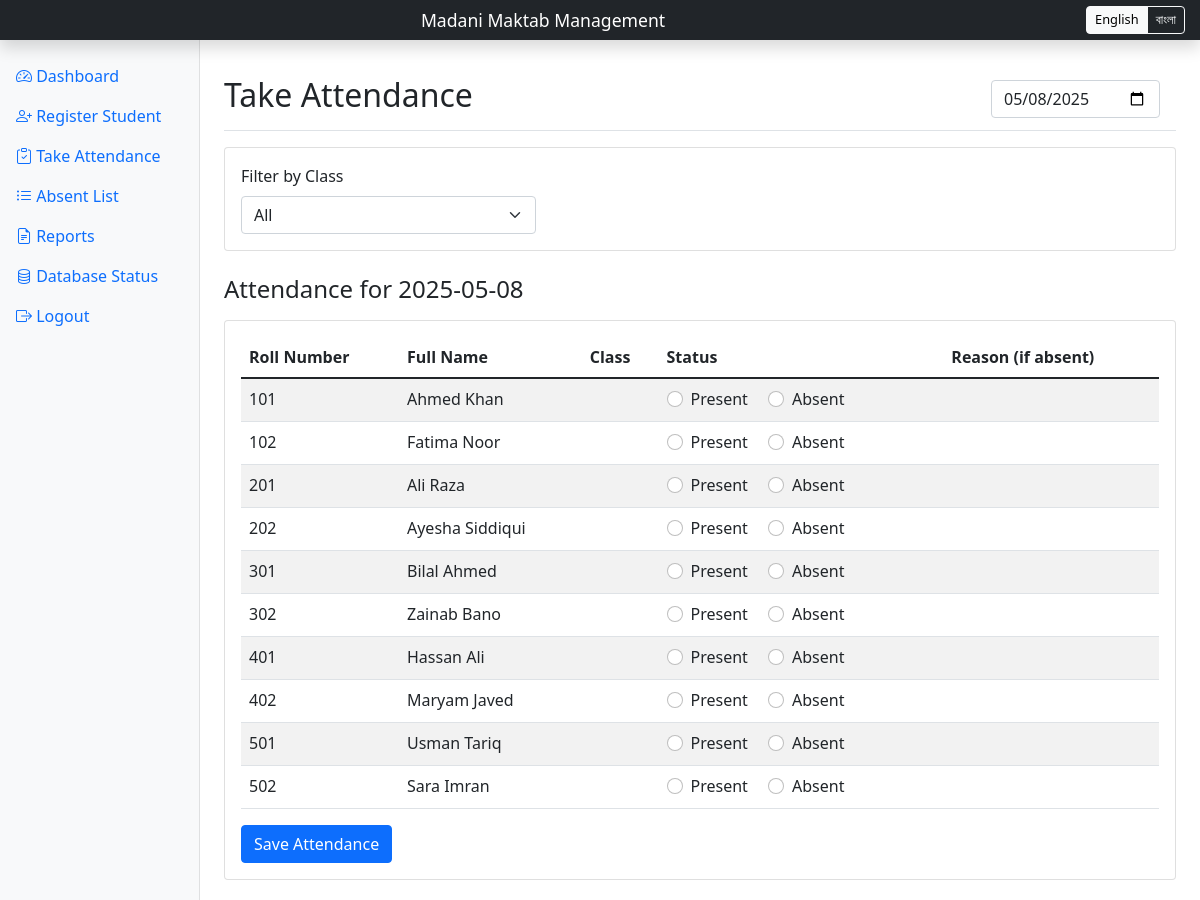
Page /attendance (signed in) on the committed database.
### main.py (models this page shows)
class Student(db.Model):
    id = db.Column(db.Integer, primary_key=True)
    name = db.Column(db.String(100), nullable=False)
    roll_number = db.Column(db.String(20), unique=True, nullable=False)
    class_id = db.Column(db.Integer, db.ForeignKey('class.id'), nullable=False)
    phone = db.Column(db.String(15), nullable=True)
    email = db.Column(db.String(100), nullable=True)
    attendance = db.relationship('Attendance', backref='student', lazy=True)
    class_relation = db.relationship('Class', backref='students', lazy=True)  # Define the relationship

### main.py (the view, shortened to what this page needs)
@app.route('/attendance', methods=['GET', 'POST'])
@login_required
def attendance():
    selected_date = request.args.get('date', str(date.today()))
    print(f"\n--- Attendance for date: {selected_date} ---")
    copy_previous_attendance(selected_date)
    filter_class = request.args.get('filter_class', '')
    query = Student.query
    if filter_class:
        query = query.join(Class).filter(Class.id == filter_class)
    query = query.order_by(Student.roll_number.asc())
    class_names = [c[0] for c in db.session.query(Class.name).distinct().all()]
    class_names.sort(key=get_class_number)
    students = query.all()
    attendance_today = {a.student_id: a for a in Attendance.query.filter_by(date=selected_date).all()}
    missing = len(students) - len([s for s in students if s.id in attendance_today])
    print(f"Students in view: {len(students)}, With attendance records: {len(students) - missing}, Missing records: {missing}")
    return render_template('attendance.html',
                         students=students,
                         attendance_today=attendance_today,
                         selected_date=selected_date,
                         class_names=class_names,
                         filter_class=filter_class)

### main.py (called while the page is built, shortened)
@login_manager.user_loader
def load_user(user_id):
    return User.query.get(int(user_id))

def get_class_number(class_name):
    match = re.search(r'(\d+)', class_name)
    if match:
        return int(match.group(1))
    return 0

def copy_previous_attendance(current_date):
    prev_date_record = db.session.query(Attendance.date).filter(Attendance.date < current_date).order_by(Attendance.date.desc()).first()
    if not prev_date_record:
        return  # No previous records, nothing to copy

@app.context_processor
def inject_translations():
    lang = session.get('lang', 'en')
    return {'_': translations[lang]}

### templates/attendance.html (shortened to what this page needs)
{% extends "base.html" %}
{% block content %}
<div class="d-flex justify-content-between flex-wrap flex-md-nowrap align-items-center pt-3 pb-2 mb-3 border-bottom">
    <h1 class="h2">{{ _['take_attendance'] }}</h1>
    <div class="btn-toolbar mb-2 mb-md-0">
        <div class="btn-group me-2">
            <form method="GET" class="d-flex">
                <input type="date" class="form-control me-2" name="date" value="{{ selected_date }}" onchange="this.form.submit()">
            </form>
        </div>
    </div>
</div>
<div class="card mb-4">
    <div class="card-body">
        <form method="GET" class="row g-3">
            <div class="col-md-4">
                <label for="filter_class" class="form-label">{{ _['filter_by'] }} {{ _['class'] }}</label>
                <select class="form-select" id="filter_class" name="filter_class" onchange="this.form.submit()">
                    <option value="">{{ _['all'] }}</option>
                </select>
            </div>
        </form>
    </div>
</div>
<h4 class="mb-3">{{ _['attendance_for'] }} {{ selected_date }}</h4>
<form method="POST">
    <div class="card">
        <div class="card-body">
            <div class="table-responsive">
                <table class="table table-striped">
            <thead>
                <tr>
                            <th>{{ _['roll_number'] }}</th>
                            <th>{{ _['full_name'] }}</th>
                            <th>{{ _['class'] }}</th>
                            <th>{{ _['status'] }}</th>
                            <th>{{ _['reason_if_absent'] }}</th>
                </tr>
            </thead>
            <tbody>
                {% for student in students %}
                <tr>
                            <td>{{ student.roll_number }}</td>
                    <td>{{ student.name }}</td>
                            <td>{{ student.class_name }}</td>
                    <td>
                        <div class="form-check form-check-inline">
                                    <input class="form-check-input" type="radio" name="status_{{ student.id }}" id="present_{{ student.id }}" value="Present"  onclick="hideReason({{ student.id }})">
                                    <label class="form-check-label" for="present_{{ student.id }}">{{ _['present'] }}</label>
                        </div>
                        <div class="form-check form-check-inline">
                                    <input class="form-check-input" type="radio" name="status_{{ student.id }}" id="absent_{{ student.id }}" value="Absent"  onclick="showReason({{ student.id }})">
                                    <label class="form-check-label" for="absent_{{ student.id }}">{{ _['absent'] }}</label>
                        </div>
                    </td>
                    <td>
                    </td>
                </tr>
                {% endfor %}
            </tbody>
        </table>
            </div>
            <button type="submit" class="btn btn-primary">{{ _['save_attendance'] }}</button>
        </div>
    </div>
    </form>
{% endblock %}

### rows in the picture
Student: roll_number "101", name "Ahmed Khan", id "☐ Present", present "Present", id "☐ Absent", absent "Absent"
Student: roll_number "102", name "Fatima Noor", id "☐ Present", present "Present", id "☐ Absent", absent "Absent"
Student: roll_number "201", name "Ali Raza", id "☐ Present", present "Present", id "☐ Absent", absent "Absent"
Student: roll_number "202", name "Ayesha Siddiqui", id "☐ Present", present "Present", id "☐ Absent", absent "Absent"
Student: roll_number "301", name "Bilal Ahmed", id "☐ Present", present "Present", id "☐ Absent", absent "Absent"
Student: roll_number "302", name "Zainab Bano", id "☐ Present", present "Present", id "☐ Absent", absent "Absent"
Student: roll_number "401", name "Hassan Ali", id "☐ Present", present "Present", id "☐ Absent", absent "Absent"
Student: roll_number "402", name "Maryam Javed", id "☐ Present", present "Present", id "☐ Absent", absent "Absent"
Student: roll_number "501", name "Usman Tariq", id "☐ Present", present "Present", id "☐ Absent", absent "Absent"
Student: roll_number "502", name "Sara Imran", id "☐ Present", present "Present", id "☐ Absent", absent "Absent"

### other values in the picture
{{ _['dashboard'] }} "Dashboard"
{{ _['register_student'] }} "Register Student"
{{ _['take_attendance'] }} "Take Attendance"
{{ _['absent_list'] }} "Absent List"
{{ _['reports'] }} "Reports"
{{ _['db_status'] }} "Database Status"
{{ _['logout'] }} "Logout"
{{ _['filter_by'] }} "Filter by"
{{ _['class'] }} "Class"
{{ _['attendance_for'] }} "Attendance for"
{{ selected_date }} "2025-05-08"
{{ _['roll_number'] }} "Roll Number"
{{ _['full_name'] }} "Full Name"
{{ _['status'] }} "Status"
{{ _['reason_if_absent'] }} "Reason (if absent)"
